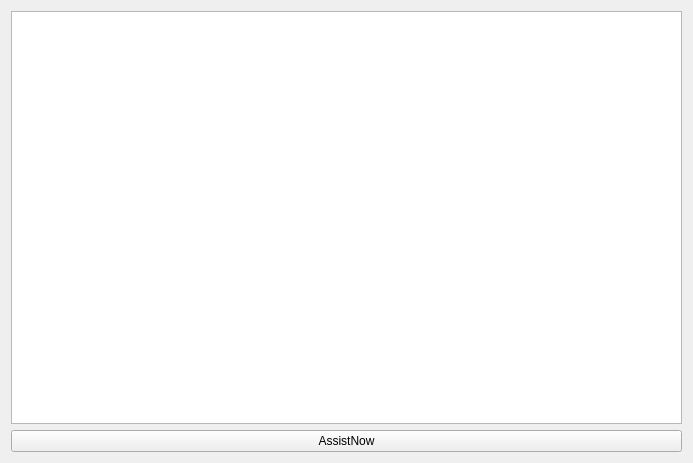
<?xml version="1.0" encoding="UTF-8"?>
<ui version="4.0">
 <class>Form</class>
 <widget class="QWidget" name="Form">
  <property name="geometry">
   <rect>
    <x>0</x>
    <y>0</y>
    <width>693</width>
    <height>463</height>
   </rect>
  </property>
  <property name="windowTitle">
   <string>Form</string>
  </property>
  <layout class="QVBoxLayout" name="verticalLayout">
   <item>
    <layout class="QGridLayout" name="gridLayout">
     <item row="0" column="0">
      <widget class="QTextEdit" name="ablock"/>
     </item>
     <item row="1" column="0">
      <widget class="QPushButton" name="assist_now_btn">
       <property name="text">
        <string>AssistNow</string>
       </property>
      </widget>
     </item>
    </layout>
   </item>
  </layout>
 </widget>
 <resources/>
 <connections/>
</ui>
